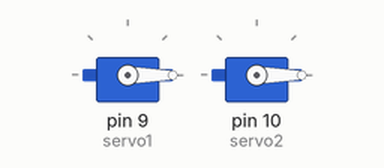
This sketch was run on a simulated Arduino Uno, built with avr-gcc and run on an emulated ATmega328P. Parts: 2 × servo.

Above: at 0.05 s.
At 1.5 s:
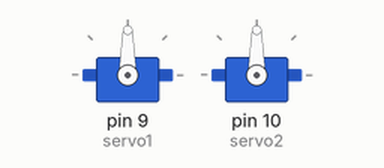
At 3.0 s:
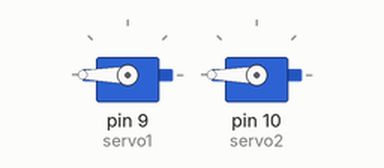
Timing chart, 0 to 6.9 s (numbered marks = the images above):
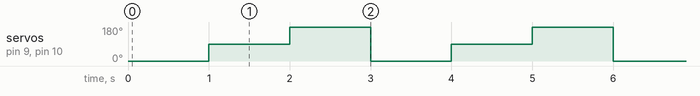

Measured:
- by itself, servo on pin 9 (servo1), servo on pin 10 (servo2): repeats every 3.0 s: 180° 1.0 s, 0° 1.0 s, 90° 1.0 s

The sketch:

Robot_Servo_Chassis_simple_servo_test.ino
```cpp
#include <Servo.h>

Servo servo1;
Servo servo2;

void setup() {
    servo1.attach(9);
    servo2.attach(10);
}

void loop() {
    servo1.write(0);
    servo2.write(0);
    delay(1000);

    servo1.write(90);
    servo2.write(90);
    delay(1000);

    servo1.write(180);
    servo2.write(180);
    delay(1000);
}
```
